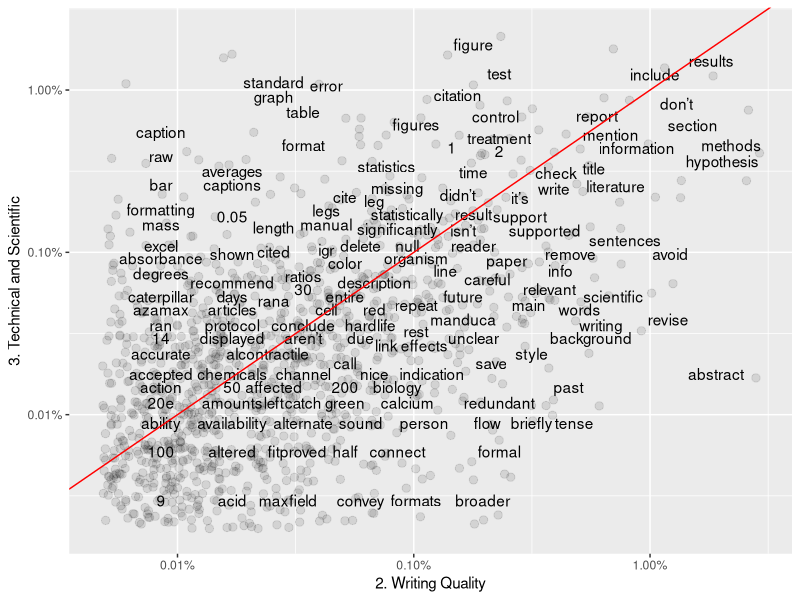
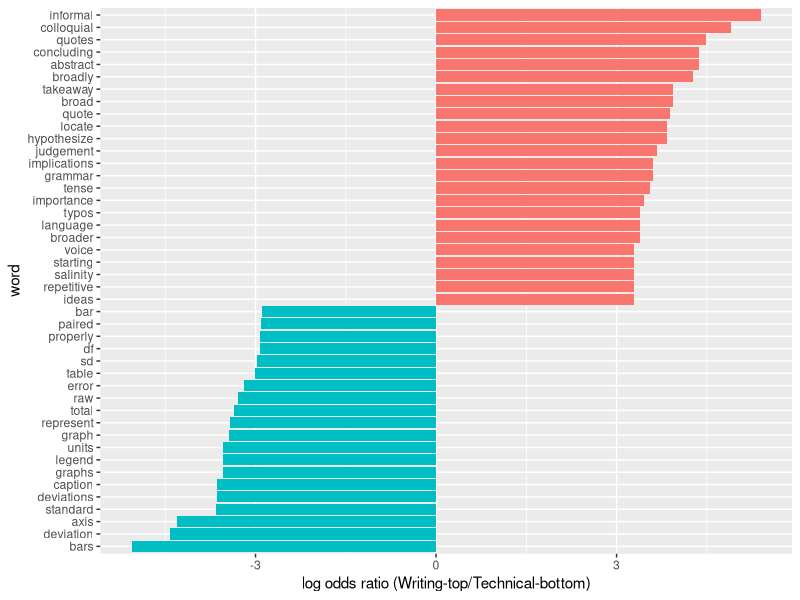
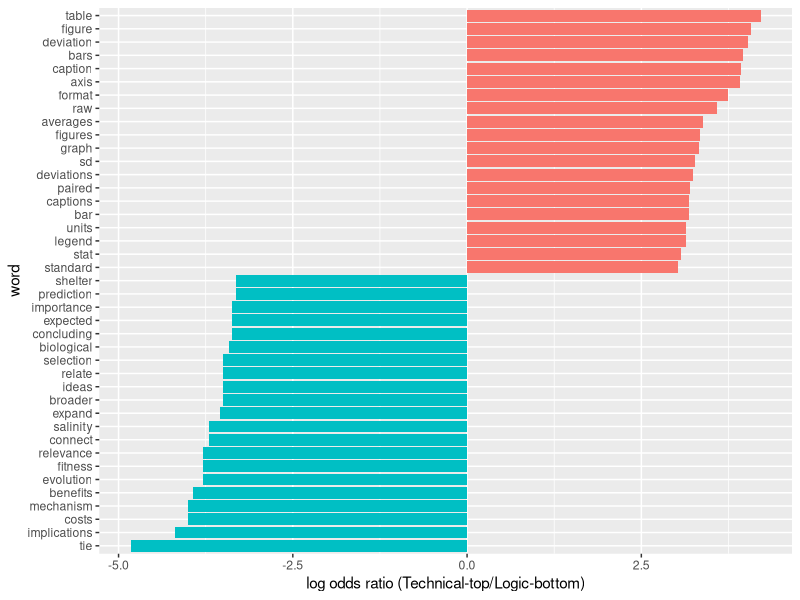
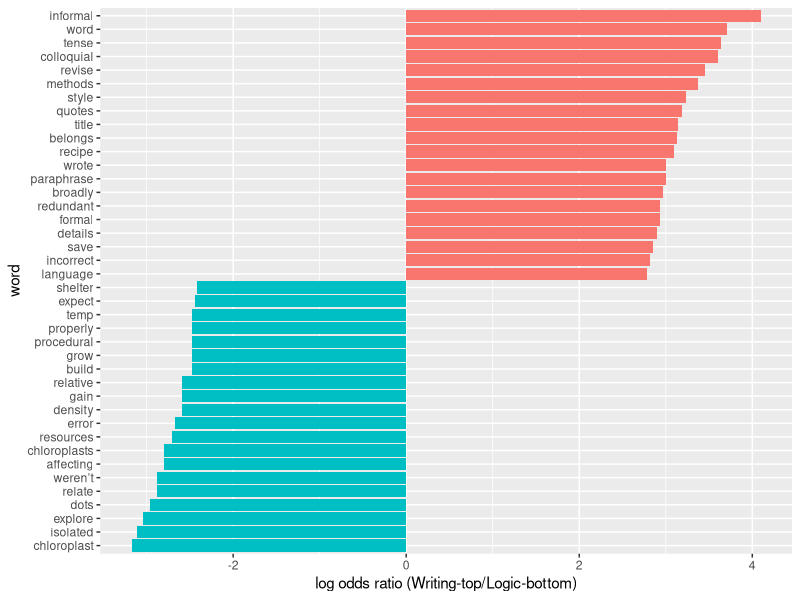
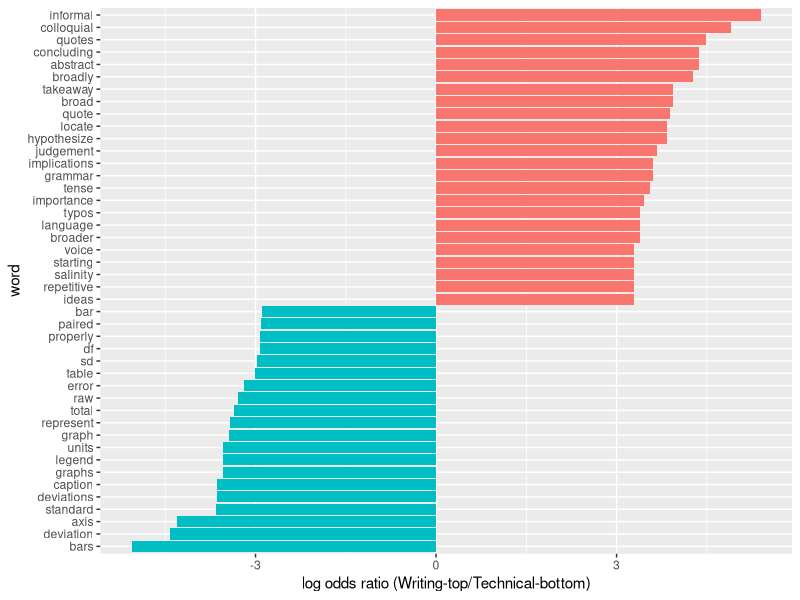
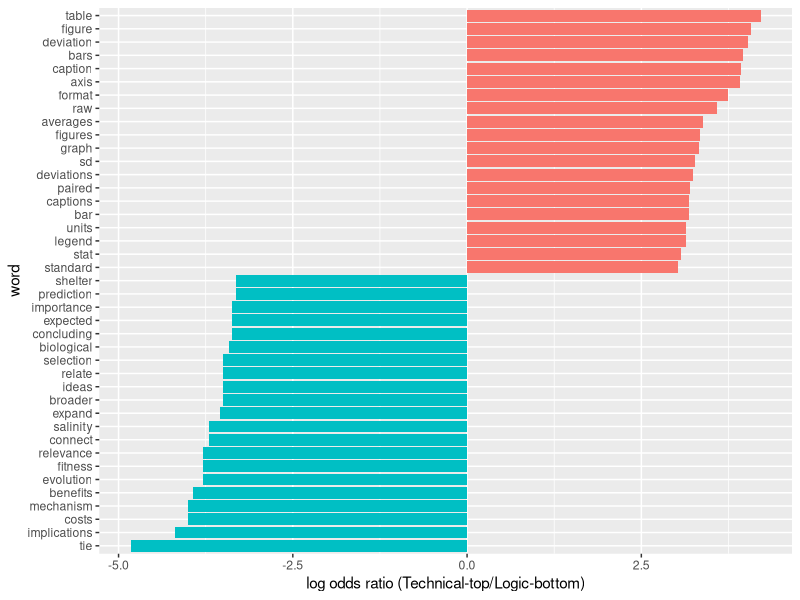
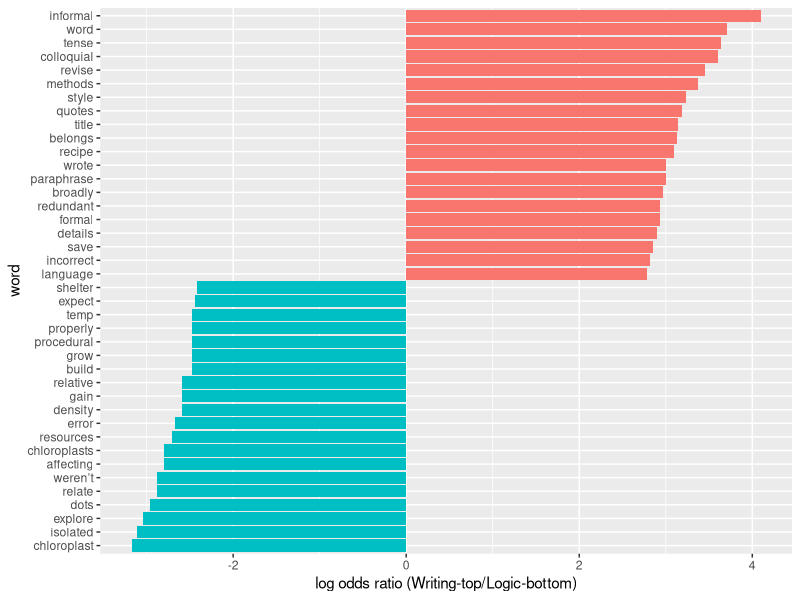

These figures' R source, in order:
## ---- chunk 1
knitr::opts_chunk$set(echo = TRUE)
## ---- chunk 2
library(tidyverse)
library(tidytext)
library(dplyr)
library(tidyr)
library(ggplot2)
library(scales)
## ---- chunk 3
# Read CSV.
base_data <- read_csv(file='data/coded_full_comments_dataset_Spring18.csv')

# Isolate table rows to compare.
frequency_writing <- filter(base_data, code.subject=="3. Technical and Scientific"|code.subject=="2. Writing Quality"|code.subject=="4. Logic and Thinking")

#Reduce larger dataframe to just 3 required columns of data  
frequency_writing.subcolumns <- frequency_writing %>% select(1, 22:23)
## ---- chunk 4
# Tokenize phrases, remove stop words listed in standard reference file.
base_data_tokenized <- frequency_writing.subcolumns %>% 
  unnest_tokens(word,ta.comment) %>% 
  anti_join(stop_words)
## ---- chunk 5
#Create groups by code.subject, calculates proportional frequency in each group.
#Final step creates 5 columns: code.subject, n, word, total, frequency.
base_data_tokenized_sorted2 <- base_data_tokenized %>% 
  group_by(code.subject) %>%
  count(code.subject, word, sort=TRUE) %>% 
  left_join(base_data_tokenized %>% 
  group_by(code.subject) %>% 
  summarise(total = n())) %>%
  mutate(freq = n/total)
## ---- chunk 6
base_data_tokenized_sorted2b <- base_data_tokenized_sorted2 %>% 
  select(code.subject, word, freq) %>% 
  spread(code.subject, freq) %>%
  arrange(`2. Writing Quality`,`3. Technical and Scientific`)
## ---- chunk 7
ggplot(base_data_tokenized_sorted2b, aes(`2. Writing Quality`,`3. Technical and Scientific`)) +
  geom_jitter(alpha = 0.1, size = 2.5, width = 0.25, height = 0.25) +
  geom_text(aes(label = word), check_overlap = TRUE, vjust = 1.5) +
  scale_x_log10(labels = percent_format()) +
  scale_y_log10(labels = percent_format()) +
  geom_abline(color = "red")
## ---- chunk 8
word_ratios23 <- base_data_tokenized %>%
  count(word, code.subject) %>%
  group_by(word) %>%
  filter(sum(n) >= 10) %>%
  ungroup() %>%
  spread(code.subject, n, fill = 0) %>%
  mutate_if(is.numeric, funs((. + 1) / (sum(.) + 1))) %>%
  mutate(logratio = log(`2. Writing Quality`/`3. Technical and Scientific`)) %>%
  arrange(desc(logratio))
## ---- chunk 9
word_ratios23 %>% 
  arrange(abs(logratio))
## ---- chunk 10
word_ratios23 %>%
  group_by(logratio < 0) %>%
  top_n(20, abs(logratio)) %>%
  ungroup() %>%
  mutate(word = reorder(word, logratio)) %>%
  ggplot(aes(word, logratio, fill = logratio < 0)) +
  geom_col(show.legend = FALSE) +
  coord_flip() +
  ylab("log odds ratio (Writing-top/Technical-bottom)") +
  scale_fill_discrete(name = "", labels = c("2. Writing Quality", "3. Technical and Scientific"))
  ggsave("Logplot_2vs3.png", width = 6, height = 10)

## ---- chunk 11
word_ratios34 <- base_data_tokenized %>%
  count(word, code.subject) %>%
  group_by(word) %>%
  filter(sum(n) >= 10) %>%
  ungroup() %>%
  spread(code.subject, n, fill = 0) %>%
  mutate_if(is.numeric, funs((. + 1) / (sum(.) + 1))) %>%
  mutate(logratio = log(`3. Technical and Scientific`/`4. Logic and Thinking`)) %>%
  arrange(desc(logratio))
## ---- chunk 12
word_ratios34 %>% 
  arrange(abs(logratio))
## ---- chunk 13
word_ratios34 %>%
  group_by(logratio < 0) %>%
  top_n(20, abs(logratio)) %>%
  ungroup() %>%
  mutate(word = reorder(word, logratio)) %>%
  ggplot(aes(word, logratio, fill = logratio < 0)) +
  geom_col(show.legend = FALSE) +
  coord_flip() +
  ylab("log odds ratio (Technical-top/Logic-bottom)") +
  scale_fill_discrete(name = "", labels = c("3. Technical and Scientific","4. Logic and Thinking"))
  ggsave("Logplot_3vs4.png", width = 6, height = 10)

## ---- chunk 14
word_ratios24 <- base_data_tokenized %>%
  count(word, code.subject) %>%
  group_by(word) %>%
  filter(sum(n) >= 10) %>%
  ungroup() %>%
  spread(code.subject, n, fill = 0) %>%
  mutate_if(is.numeric, funs((. + 1) / (sum(.) + 1))) %>%
  mutate(logratio = log(`2. Writing Quality`/`4. Logic and Thinking`)) %>%
  arrange(desc(logratio))
## ---- chunk 15
word_ratios24 %>% 
  arrange(abs(logratio))
## ---- chunk 16
word_ratios24 %>%
  group_by(logratio < 0) %>%
  top_n(20, abs(logratio)) %>%
  ungroup() %>%
  mutate(word = reorder(word, logratio)) %>%
  ggplot(aes(word, logratio, fill = logratio < 0)) +
  geom_col(show.legend = FALSE) +
  coord_flip() +
  ylab("log odds ratio (Writing-top/Logic-bottom)") +
  scale_fill_discrete(name = "", labels = c("2. Writing Quality", "4. Logic and Thinking"))
  ggsave("Logplot_2vs4.png", width = 6, height = 10)
